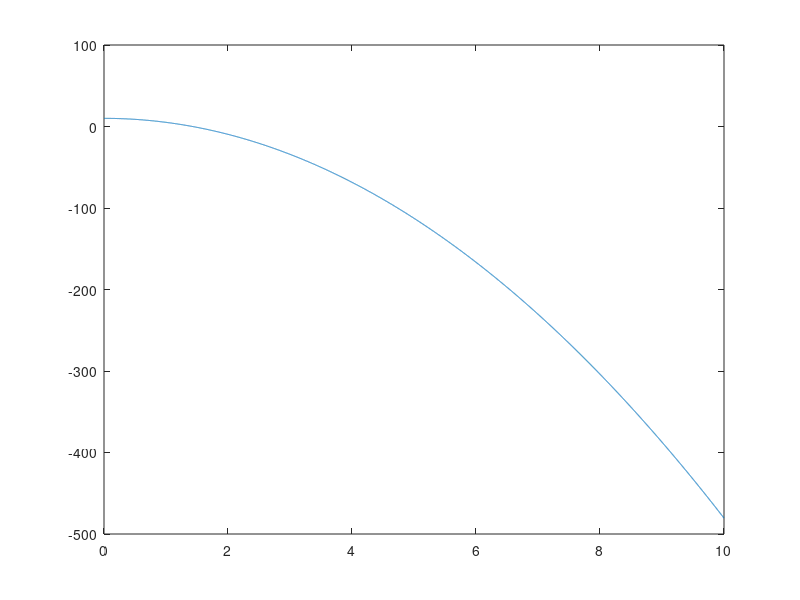

Reproduce this figure in MATLAB.
function solver
    % time step setup
    tstart = 0;
    tend = 10;
    tstep = 0.001;
    n = (tend-tstart)/tstep;
    tspan = linspace(tstart, tend, n);

    % initial conditions
    xInit = [0; 0; 0; 10; 0; 0]; %x, vx, ax, z, vz, az

    [t, out] = ode45(@discODEs, tspan, xInit)

    x = out(:,1);
    vx = out(:,2);
    ax = out(:,3);
    z = out(:,4);
    vz = out(:,5);
    az = out(:,6);

    
    plot(t, z)
    %plot stuff here
end

function ddt = discODEs(t, out)
    m = 0.175; %mass of frisbee (kg)
    g = 9.81; %gravity m/s^2
    CL0 = 0.15; %coefficient of lift (0)
    CLa = 1.4; %coefficient of lift (alpha)
    CD0 = 0.08; %coefficient of drag (0)
    CDa = 2.72; %coefficient of drag (alpha);
    alpha_i = 0; %alpha(diff(x),diff(z)) initial (radians)
    rho = 1.225; %density of fliud (NEED UNITS)
    r = 0.137; %radius (m)
    y_velocity = 0; % this is a assumption for now (m/s)
    
    % out order is [x, vx, ax, z, vz, az]
    % ddt order is [vx, ax, jx, vz, az, jz] where jx, jz are jerk of x, z

    ddt = zeros(size(out));
    ddt(1) = out(2);
    ddt(2) = out(3);
    %ddt(3) = 0;
    ddt(4) = out(5);
    ddt(5) = -g;
    %ddt(6) = 0;
end
